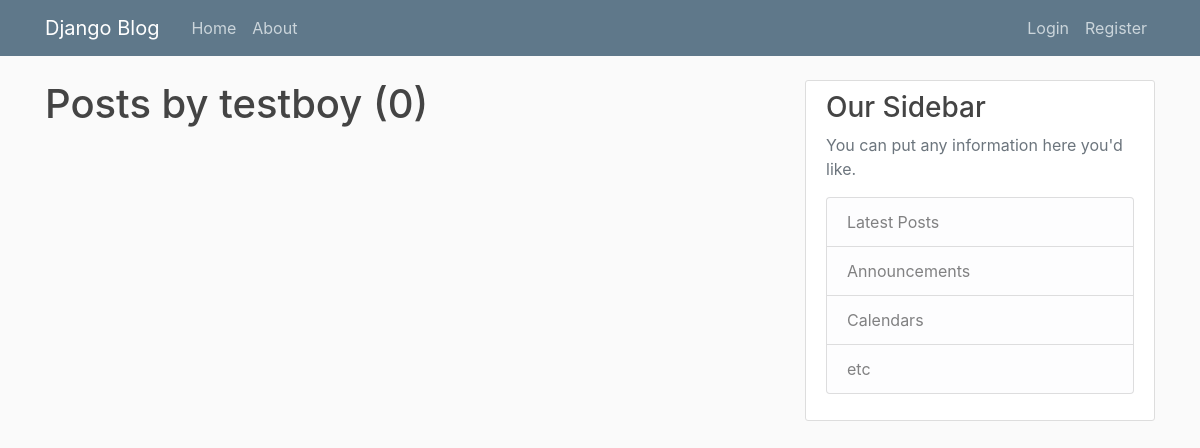
The page /user/testboy on the database as committed earlier.
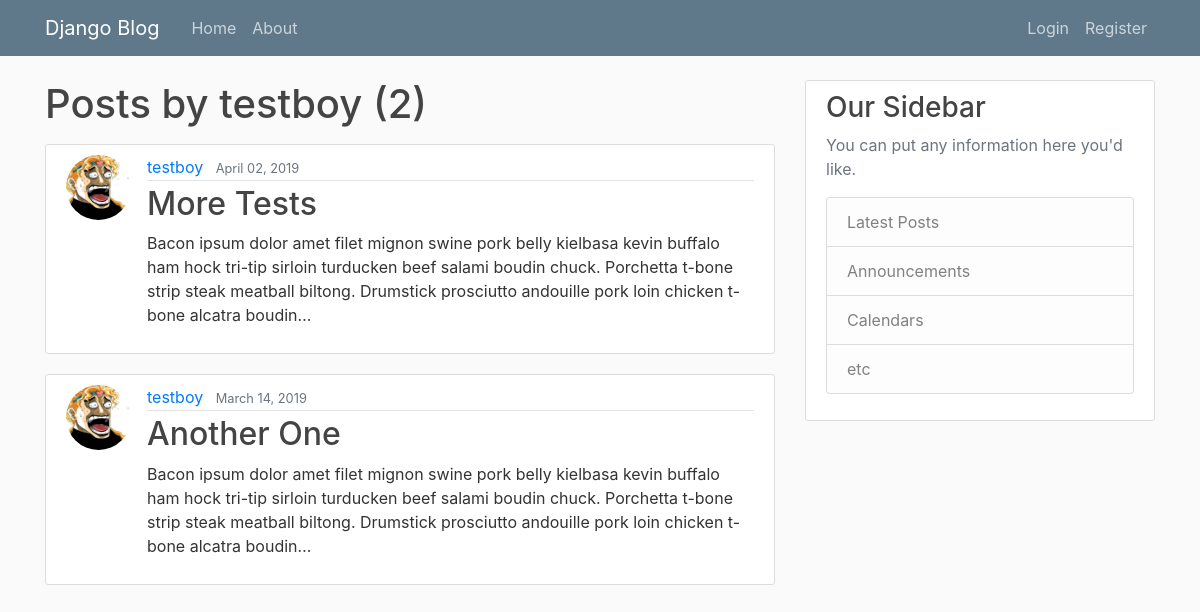
The same page on the database as committed later.
### blog/models.py (models this page shows, shortened)
class Post(models.Model):
    title = models.CharField(max_length=100)
    content = models.TextField()
    date_posted = models.DateTimeField(default=timezone.now)
    author = models.ForeignKey(User, on_delete=models.CASCADE)

### users/models.py (models this page shows, shortened)
class Profile(models.Model):
    user = models.OneToOneField(User, on_delete=models.CASCADE)
    Bio = models.CharField(max_length=5000)
    image = models.ImageField(default='default.png', upload_to='profile_pics')

### blog/views.py (the view)
# urls.py: path('user/<str:username>', UserPostListView.as_view(), name='user-posts'),
class UserPostListView(ListView):
    model = Post
    template_name = 'blog/user_post.html'
    context_object_name = 'posts'
    ordering = ['-date_posted']
    paginate_by = 5
    def get_queryset(self):
        user = get_object_or_404(User, username=self.kwargs.get('username'))
        return Post.objects.filter(author=user).order_by("-date_posted")

### blog/templates/blog/user_post.html (shortened to what this page needs)
{% extends "blog/base.html" %}
{% block content %}
    <h1 class="mb-3">Posts by {{ view.kwargs.username }} ({{ page_obj.paginator.count }})</h1>
    {% for post in posts %}
        <article class="media content-section">
          <img class="rounded-circle article-img" src="{{ post.author.profile.image.url }}">
          <div class="media-body">
            <div class="article-metadata">
              <a class="mr-2" href="{% url 'user-posts' post.author.username %}">{{ post.author }}</a>
              <small class="text-muted">{{ post.date_posted|date:"F d, Y" }}</small>
            </div>
            <h2><a class="article-title" href="{% url 'post-detail' post.id %}">{{ post.title }}</a></h2>
            <p class="article-content">{{ post.content|truncatechars:255 }}</p>
          </div>
        </article>
    {% endfor %}
{% endblock content %}

### blog/templates/blog/base.html (shortened to what this page needs)
{% load static %}
<!DOCTYPE html>
<html>
<head>
    <link rel="stylesheet" type="text/css" media="screen" href="main.css" />
    <link rel="stylesheet" href="https://maxcdn.bootstrapcdn.com/bootstrap/4.0.0/css/bootstrap.min.css">
    <link rel="stylesheet" type="text/css" href="{% static 'css/main.css' %}">
</head>
<body>
    <header class="site-header">
  <nav class="navbar navbar-expand-md navbar-dark bg-steel fixed-top">
    <div class="container">
      <a class="navbar-brand mr-4" href="/">Django Blog</a>
      <div class="collapse navbar-collapse" id="navbarToggle">
        <div class="navbar-nav mr-auto">
          <a class="nav-item nav-link" href="{% url 'blog-home' %}">Home</a>
          <a class="nav-item nav-link" href="{% url 'blog-about' %}">About</a>
        </div>
        <div class="navbar-nav">
          {% if user.is_authenticated %}
            <a class="nav-item nav-link" href="{% url 'profile' %}">Profile</a>
            <a class="nav-item nav-link" href="{% url 'post-create' %}">Post Something</a>
            <a class="nav-item nav-link" href="{% url 'logout' %}">Logout</a>
          {% else %}
           <a class="nav-item nav-link" href="{% url 'login' %}">Login</a>
            <a class="nav-item nav-link" href="{% url 'register' %}">Register</a>
          {% endif %}
        </div>
      </div>
    </div>
  </nav>
</header>
<main role="main" class="container">
        <div class="row">
          <div class="col-md-8">
            {% block content %}{% endblock %}
          </div>
          <div class="col-md-4">
            <div class="content-section">
              <h3>Our Sidebar</h3>
              <p class='text-muted'>You can put any information here you'd like.
                <ul class="list-group">
                  <li class="list-group-item list-group-item-light">Latest Posts</li>
                  <li class="list-group-item list-group-item-light">Announcements</li>
                  <li class="list-group-item list-group-item-light">Calendars</li>
                  <li class="list-group-item list-group-item-light">etc</li>
                </ul>
              </p>
            </div>
          </div>
        </div>
      </main>
</body>
</html>

### blog/static/css/main.css (style rules this page uses)
body { background: #fafafa; color: #333333; margin-top: 5rem; }
h1, h2, h3, h4, h5, h6 { color: #444444; }
ul { margin: 0; }
.bg-steel { background-color: #5f788a; }
.site-header .navbar-nav .nav-link { color: #cbd5db; }
.content-section { background: #ffffff; padding: 10px 20px; border: 1px solid #dddddd; border-radius: 3px; margin-bottom: 20px; }
.article-title { color: #444444; }
.article-content { white-space: pre-line; }
.article-img { height: 65px; width: 65px; margin-right: 16px; }
.article-metadata { padding-bottom: 1px; margin-bottom: 4px; border-bottom: 1px solid #e3e3e3 }

Rows that differ between the two databases and show on the page:
added Post: author.profile.image (placeholder picture), author "testboy", date_posted "April 02, 2019", title "More Tests", content "Bacon ipsum dolor amet filet mignon swine pork belly kielbasa kevin buffalo ham hock tri-tip sirloin turducken beef salami boudin chuck. Porchetta t-bone strip steak meatball biltong. Drumstick prosciutto andouille pork loin chicken t-bone alcatra boudin…"
added Post: author.profile.image (placeholder picture), author "testboy", date_posted "March 14, 2019", title "Another One", content "Bacon ipsum dolor amet filet mignon swine pork belly kielbasa kevin buffalo ham hock tri-tip sirloin turducken beef salami boudin chuck. Porchetta t-bone strip steak meatball biltong. Drumstick prosciutto andouille pork loin chicken t-bone alcatra boudin…"
Other text that changed with them:
{{ page_obj.paginator.count }}: "0" → "2"
